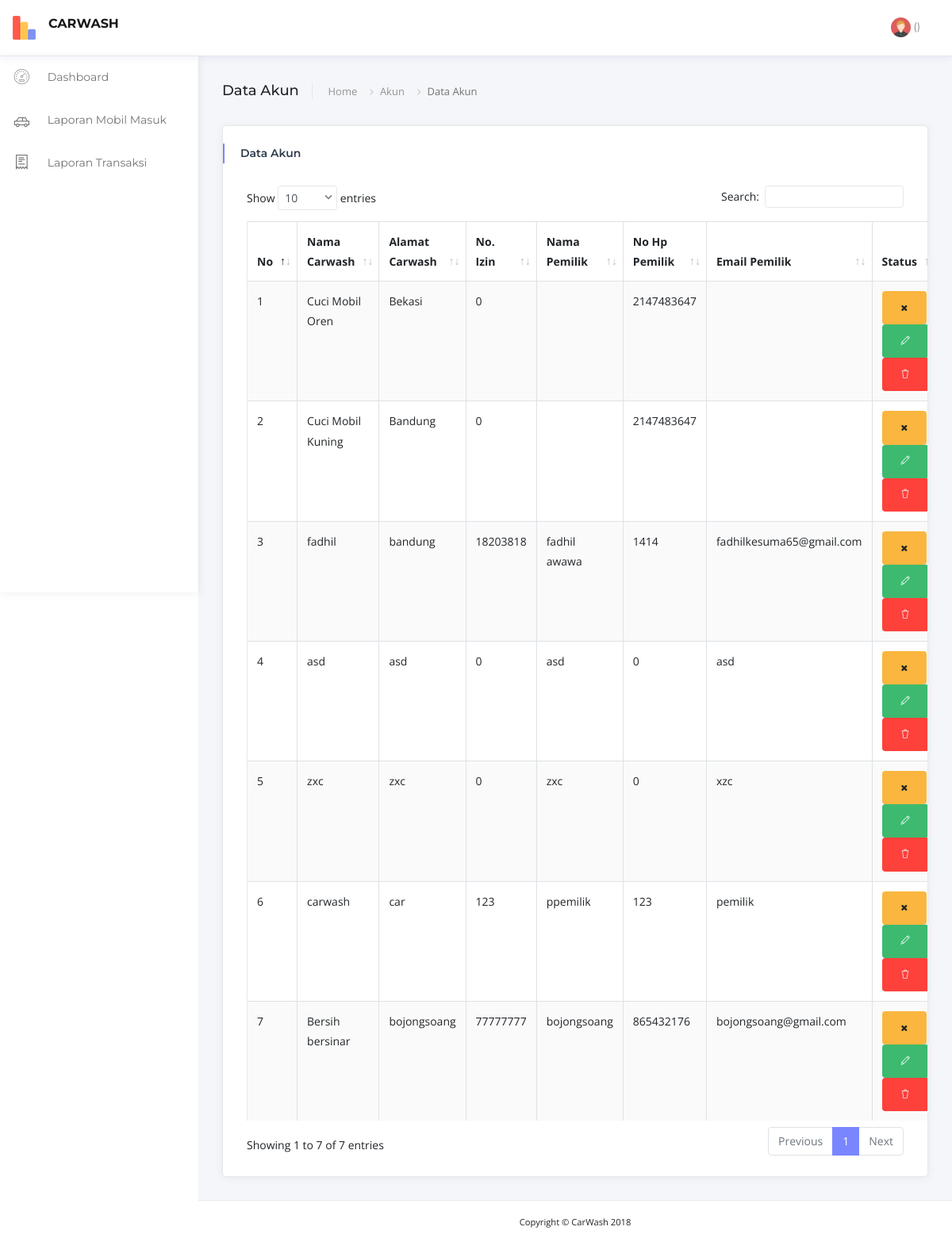
Page /index.php/akun/app_pemilik on the committed database.
### tables this page shows
CREATE TABLE `carwash` (
  `id_carwash` int(11) NOT NULL,
  `no_izin` int(123) NOT NULL,
  `nama` varchar(200) NOT NULL,
  `kontak` int(11) NOT NULL,
  `email` varchar(123) NOT NULL,
  `nama_pemilik` varchar(123) NOT NULL,
  `alamat` text NOT NULL,
  `latitude` float(10,6) NOT NULL,
  `longitude` float(10,6) NOT NULL,
  `kuota` int(11) NOT NULL,
  `deskripsi` text NOT NULL,
  `logo_carwash` text NOT NULL,
  `no_rekening` varchar(50) NOT NULL,
  `nama_rekening` varchar(50) NOT NULL,
  `nama_bank` varchar(20) NOT NULL,
  `status` varchar(50) NOT NULL DEFAULT 'Aktif'
);

### application/controllers/Akun.php (called while the page is built, shortened)
<?php
class Akun extends CI_Controller {
	public function __construct() {
		$this->load->model('Models');
	}
	public function app_pemilik() {
		$data['carwash'] = $this->Models->get('carwash')->result();
		$this->load->view('app_pemilik', $data);
	}
}

### index.php (called while the page is built, shortened)
<?php
require_once BASEPATH.'core/CodeIgniter.php';

### application/models/Models.php (called while the page is built, shortened)
<?php
class Models extends CI_Model {
	public function get($tabel) {
		return $this->db->get($tabel);
	}
}
?>

### application/views/app_pemilik.php (the view, shortened to what this page needs)
<!DOCTYPE html>
<html lang="en">
<head>
    <link href="<?php echo base_url(); ?>assets/vendor/bootstrap/css/bootstrap.min.css" rel="stylesheet">
    <link href="<?php echo base_url(); ?>assets/vendor/font-awesome/css/font-awesome.min.css" rel="stylesheet">
    <link href="<?php echo base_url(); ?>assets/vendor/dashlab-icon/dashlab-icon.css" rel="stylesheet">
    <link href="<?php echo base_url(); ?>assets/vendor/simple-line-icons/css/simple-line-icons.css" rel="stylesheet">
    <link href="<?php echo base_url(); ?>assets/vendor/themify-icons/css/themify-icons.css" rel="stylesheet">
    <link href="<?php echo base_url(); ?>assets/vendor/weather-icons/css/weather-icons.min.css" rel="stylesheet">
    <link href="<?php echo base_url(); ?>assets/vendor/m-custom-scrollbar/jquery.mCustomScrollbar.css" rel="stylesheet">
    <link href="<?php echo base_url(); ?>assets/vendor/jquery-dropdown-master/jquery.dropdown.css" rel="stylesheet">
    <link href="<?php echo base_url(); ?>assets/vendor/jquery-ui/jquery-ui.min.css" rel="stylesheet">
    <link href="<?php echo base_url(); ?>assets/vendor/icheck/skins/all.css" rel="stylesheet">
    <link href="<?php echo base_url(); ?>assets/vendor/data-tables/dataTables.bootstrap4.min.css" rel="stylesheet">
    <link href="<?php echo base_url(); ?>assets/css/main.css" rel="stylesheet">
</head>
<body class="fixed-nav">
    <?php
        if($this->session->userdata['logged_in']['jenis']=='Administrator'){
            include 'layout/sidebar.php';
        }else{
            include 'layout/sidebar-pemilik.php';
        }
    ?>
    <div class="content-wrapper">
        <div class="container-fluid">
            <div class="page-title mb-4 d-flex align-items-center">
                <div class="mr-auto">
                    <h4 class="weight500 d-inline-block pr-3 mr-3 border-right">Data Akun</h4>
                    <nav aria-label="breadcrumb" class="d-inline-block ">
                        <ol class="breadcrumb p-0">
                            <li class="breadcrumb-item"><a href="#">Home</a></li>
                            <li class="breadcrumb-item"><a href="#">Akun</a></li>
                            <li class="breadcrumb-item active" aria-current="page">Data Akun</li>
                        </ol>
                    </nav>
                </div>
            </div>
            <div class="row">
                <div class="col-xl-12">
                    <div class="card card-shadow mb-4">
                        <div class="card-header border-0">
                            <div class="custom-title-wrap bar-primary">
                                <div class="custom-title">Data Akun</div>
                            </div>
                        </div>
                        <div class="card-body- pt-3 pb-4">
                            <div class="table-responsive">
                                <table id="data_table" class="table table-bordered table-striped" cellspacing="0">
                                    <thead>
                                    <tr>
                                        <th>No</th>
                                        <th>Nama Carwash</th>
                                        <th>Alamat Carwash</th>
                                        <th>No. Izin</th>
                                        <th>Nama Pemilik</th>
                                        <th>No Hp Pemilik</th>
                                        <th>Email Pemilik</th>
                                        <th>Status</th>
                                    </tr>
                                    </thead>
                                    <tbody>
                                    <?php $no=1; foreach($carwash as $value): ?>
                                    <tr>
                                        <td><?php echo $no; ?></td>
                                        <td><?php echo $value->nama; ?></td>
                                        <td><?php echo $value->alamat; ?></td>
                                        <td><?php echo $value->no_izin; ?></td>
                                        <td><?php echo $value->nama_pemilik; ?></td>
                                        <td><?php echo $value->kontak; ?></td>
                                        <td><?php echo $value->email; ?></td>
                                        <td>
                                            <?php if($value->status=='Aktif'){ ?>
                                                <a href="<?php echo site_url('akun/input_akun/').$value->id_carwash; ?>" class="btn btn-warning"><i class="fa fa-times"></i></a>
                                                <a href="" class="btn btn-success"><i class="icon-pencil"></i></a>
                                                <a href="" class="btn btn-danger"><i class="icon-trash"></i></a>
                                            <?php }else{ ?>
                                                <a href="<?php echo site_url('akun/input_akun/').$value->id_carwash; ?>" class="btn btn-warning"><i class="fa fa-check"></i></a>
                                                <a href="" class="btn btn-success"><i class="icon-pencil"></i></a>
                                                <a href="" class="btn btn-danger"><i class="icon-trash"></i></a>
                                            <?php } ?>
                                        </td>
                                    </tr>
                                    <?php $no++; endforeach; ?>
                                    </tbody>
                                </table>
                            </div>
                        </div>
                    </div>
                </div>
            </div>
        </div>
        <?php include 'layout/footer.php'; ?>
    </div>
</body>
</html>

### rows in the picture
carwash: nama "Cuci Mobil Oren", alamat "Bekasi", no_izin "0", kontak "2147483647"
carwash: nama "Cuci Mobil Kuning", alamat "Bandung", no_izin "0", kontak "2147483647"
carwash: nama "fadhil", alamat "bandung", no_izin "18203818", nama_pemilik "fadhil awawa", kontak "1414", email "fadhilkesuma65@gmail.com"
carwash: nama "asd", alamat "asd", no_izin "0", nama_pemilik "asd", kontak "0", email "asd"
carwash: nama "zxc", alamat "zxc", no_izin "0", nama_pemilik "zxc", kontak "0", email "xzc"
carwash: nama "carwash", alamat "car", no_izin "123", nama_pemilik "ppemilik", kontak "123", email "pemilik"
carwash: nama "Bersih bersinar", alamat "bojongsoang", no_izin "77777777", nama_pemilik "bojongsoang", kontak "865432176", email "bojongsoang@gmail.com"
